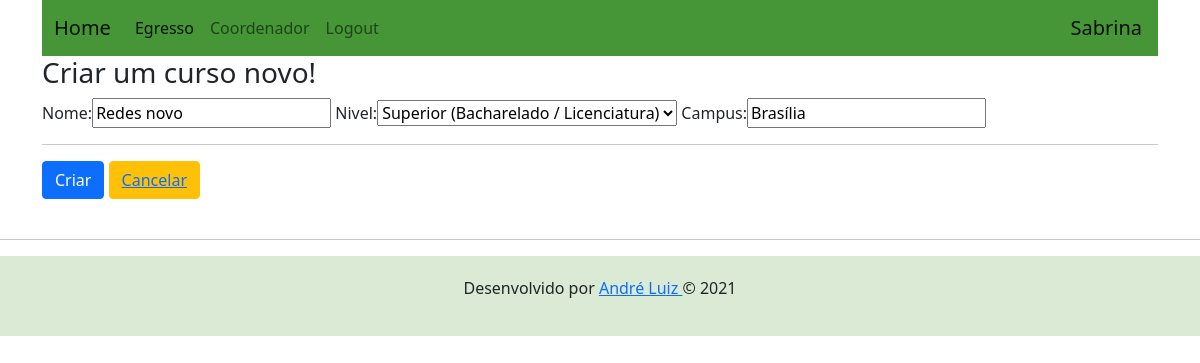
The app's page /1/updatec/ (signed in) with its own data.
### perfis/models.py (models this page shows, shortened)
class Curso(models.Model):
    NIVEL_CHOICES = (
        ('Superior', 'Superior (Bacharelado / Licenciatura)'),
        ('Superior', 'Superior (Tecnologia)'),
        ('Tecnico', 'Técnico (Integrado)'),
        ('Tecnico', 'Técnico(Subsequente)'),
    )
    nome = models.CharField(max_length=255, null=False)
    nivel = models.CharField(max_length=255, choices=NIVEL_CHOICES, null=False)
    campus = models.CharField(max_length=255, null=False)

### usuarios/views.py (the view)
# urls.py: path('<int:pk>/updatec/', UpdateCursoView.as_view(), name='upd_curso'),
class UpdateCursoView(GroupRequiredMixin, LoginRequiredMixin, UpdateView):
    login_url = reverse_lazy('login')
    group_required = u"Coordenador"
    model = Curso
    template_name = 'criarcurso.html'
    fields = ['nome', 'nivel', 'campus']
    success_url = reverse_lazy('gerenciarcurso')

### usuarios/templates/criarcurso.html (shortened to what this page needs)
{% extends "base_usuario.html" %}
{% load bootstrap %}
{% block content %}
<h3> Criar um curso novo! </h3>
  <form method="post">
    {{ form|bootstrap }}
      <hr>
      <button type="submit" class="btn btn-primary">Criar</button>
      <button type="button" class="btn btn-warning">
          <a href="{% url 'index' %}">Cancelar</a>
      </button>
  </form>
{% endblock %}

### usuarios/templates/base_usuario.html (shortened to what this page needs)
{% load static %}
<!DOCTYPE html>
<html lang="pt">
  <head>
    <link href="{% static "css/bootstrap.css" %}" rel="stylesheet">
    <link href="{% static "css/bootstrap.min.css" %}" rel="stylesheet">
  </head>
  <body>
    <div class="container">
      <nav class="navbar navbar-expand-lg navbar-light" style="background-color: #469536">
        <div class="container-fluid">
          <a class="navbar-brand" href="{% url 'index' %}">Home</a>
          <div class="collapse navbar-collapse" id="navbarNavAltMarkup">
            <div class="navbar-nav">
              <a class="nav-link active" aria-current="page" href="egresso">Egresso</a>
              <a class="nav-link" href="/coordenador">Coordenador</a>
              {% if request.user.is_authenticated %}
              <a class="nav-link" href="/logout">Logout</a>
              {% endif %}
            </div>
          </div>
        </div>
        <div class="navbar-brand">
          <span>{{ request.user }}</span>
        </div>
      </nav>
      <div class="row content">
         {% block content %}{% endblock %}
      </div>
    </div>
      <footer class="page-footer font-small mdb-color lighten-3 pt-4">
      <hr>
        <div class="text-center" style="background-color: #dbead5; padding: 20px;" >
          <p>Desenvolvido por <a href="https://github.com/Andredf51" target="_blank"> André Luiz </a> &copy; 2021</p>
        </div>
      </footer>
  </body>
</html>

### records on screen
Curso: nome "Redes novo", nivel "Superior (Bacharelado / Licenciatura)", campus "Brasília"

### other values on screen
{{ request.user }} "Sabrina"
